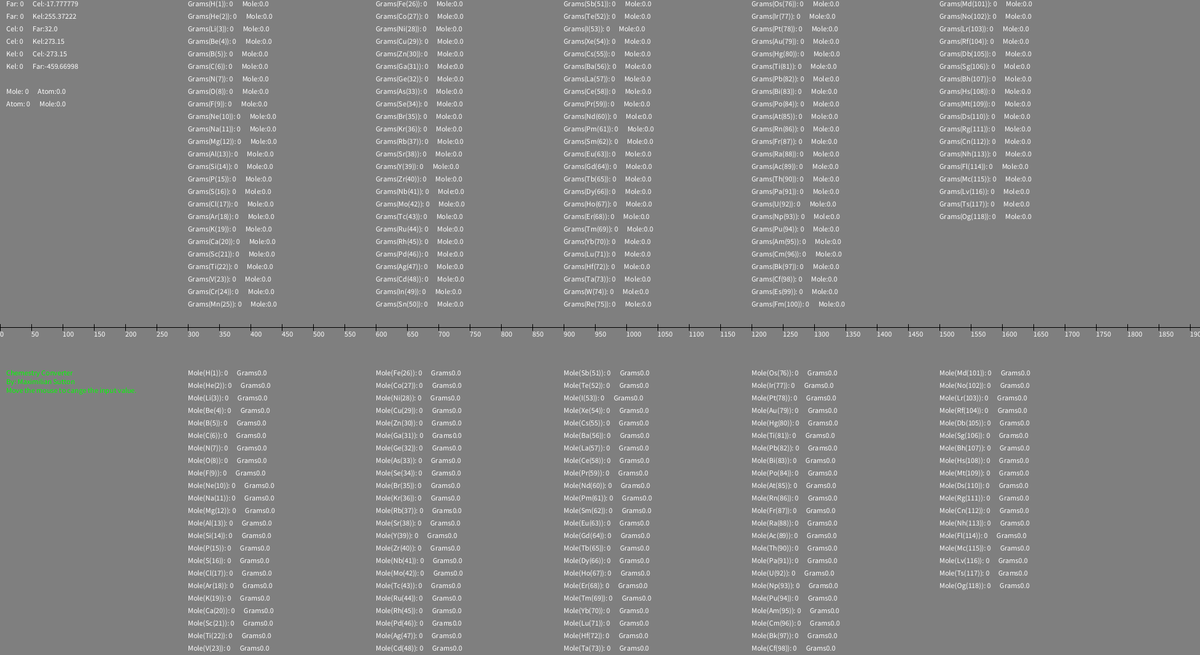
Frame 1 (no input)
Frame 60 (the mouse pressed at the canvas centre just before this capture): identical to frame 1, image omitted
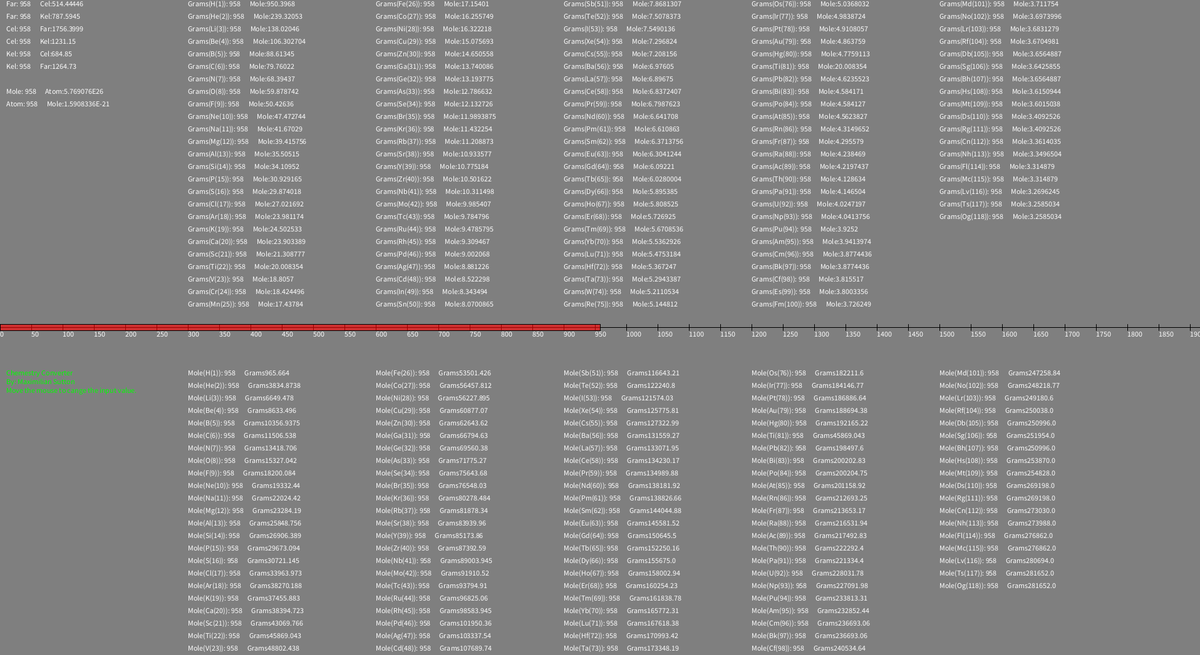
Frame 120 (the mouse held since frame 60 and released just before this capture)

The Processing sketch that drew these frames (run headless with seeded random() and noise(); from frame 60 on, the mouse is pressed at the canvas centre):

// Processing sketch: converter
// ── converter.pde
void setup() {
  size(1916, 1047);
}

void draw() {
  noCursor();
  background(127);
  drawRef();
  text("Far: " + mouseX + "      Cel:" + converter1 (mouseX), 10, 10);
  text("Far: " + mouseX + "      Kel:" + converter3 (mouseX), 10, 30);
  text("Cel: " + mouseX + "      Far:" + converter2 (mouseX), 10, 50);
  text("Cel: " + mouseX + "      Kel:" + converter4 (mouseX), 10, 70);
  text("Kel: " + mouseX + "      Cel:" + converter5 (mouseX), 10, 90);
  text("Kel: " + mouseX + "      Far:" + converter6 (mouseX), 10, 110);

  text("Mole: " + mouseX + "      Atom:" + converter7 (mouseX), 10, 150);
  text("Atom: " + mouseX + "      Mole:" + converter8 (mouseX), 10, 170);
fill(0,255,0);
text("Chemestry Converter \nBy: Maximilian Sutton \nMove the mouse to cange the input value.",10,600);
fill(255,255,255);
  text("Grams(H(1)): " + mouseX + "      Mole:" + converterHH (mouseX), 300, 10);
  text("Grams(He(2)): " + mouseX + "      Mole:" + converterHe (mouseX), 300, 30);
  text("Grams(Li(3)): " + mouseX + "      Mole:" + converterLi (mouseX), 300, 50);
  text("Grams(Be(4)): " + mouseX + "      Mole:" + converterBe (mouseX), 300, 70);
  text("Grams(B(5)): " + mouseX + "      Mole:" + converterBB (mouseX), 300, 90);
  text("Grams(C(6)): " + mouseX + "      Mole:" + converterCC (mouseX), 300, 110);
  text("Grams(N(7)): " + mouseX + "      Mole:" + converterNN (mouseX), 300, 130);
  text("Grams(O(8)): " + mouseX + "      Mole:" + converterOO (mouseX), 300, 150);
  text("Grams(F(9)): " + mouseX + "      Mole:" + converterFF (mouseX), 300, 170);
  text("Grams(Ne(10)): " + mouseX + "      Mole:" + converterNe (mouseX), 300, 190);
  text("Grams(Na(11)): " + mouseX + "      Mole:" + converterNa (mouseX), 300, 210);
  text("Grams(Mg(12)): " + mouseX + "      Mole:" + converterMg (mouseX), 300, 230);
  text("Grams(Al(13)): " + mouseX + "      Mole:" + converterAl (mouseX), 300, 250);
  text("Grams(Si(14)): " + mouseX + "      Mole:" + converterSi (mouseX), 300, 270);
  text("Grams(P(15)): " + mouseX + "      Mole:" + converterPP (mouseX), 300, 290);
  text("Grams(S(16)): " + mouseX + "      Mole:" + converterSS (mouseX), 300, 310);
  text("Grams(Cl(17)): " + mouseX + "      Mole:" + converterCl (mouseX), 300, 330);
  text("Grams(Ar(18)): " + mouseX + "      Mole:" + converterAr (mouseX), 300, 350);
  text("Grams(K(19)): " + mouseX + "      Mole:" + converterKK (mouseX), 300, 370);
  text("Grams(Ca(20)): " + mouseX + "      Mole:" + converterCa (mouseX), 300, 390);
  text("Grams(Sc(21)): " + mouseX + "      Mole:" + converterSc (mouseX), 300, 410);
  text("Grams(Ti(22)): " + mouseX + "      Mole:" + converterTi (mouseX), 300, 430);
  text("Grams(V(23)): " + mouseX + "      Mole:" + converterVV (mouseX), 300, 450);
  text("Grams(Cr(24)): " + mouseX + "      Mole:" + converterCr (mouseX), 300, 470);
  text("Grams(Mn(25)): " + mouseX + "      Mole:" + converterMn (mouseX), 300, 490);
  text("Grams(Fe(26)): " + mouseX + "      Mole:" + converterFe (mouseX), 600, 10);
  text("Grams(Co(27)): " + mouseX + "      Mole:" + converterCo (mouseX), 600, 30);
  text("Grams(Ni(28)): " + mouseX + "      Mole:" + converterNi (mouseX), 600, 50);
  text("Grams(Cu(29)): " + mouseX + "      Mole:" + converterCu (mouseX), 600, 70);
  text("Grams(Zn(30)): " + mouseX + "      Mole:" + converterZn (mouseX), 600, 90);
  text("Grams(Ga(31)): " + mouseX + "      Mole:" + converterGa (mouseX), 600, 110);
  text("Grams(Ge(32)): " + mouseX + "      Mole:" + converterGe (mouseX), 600, 130);
  text("Grams(As(33)): " + mouseX + "      Mole:" + converterAs (mouseX), 600, 150);
  text("Grams(Se(34)): " + mouseX + "      Mole:" + converterSe (mouseX), 600, 170);
  text("Grams(Br(35)): " + mouseX + "      Mole:" + converterBr (mouseX), 600, 190);
  text("Grams(Kr(36)): " + mouseX + "      Mole:" + converterKr (mouseX), 600, 210);
  text("Grams(Rb(37)): " + mouseX + "      Mole:" + converterRb (mouseX), 600, 230);
  text("Grams(Sr(38)): " + mouseX + "      Mole:" + converterSr (mouseX), 600, 250);
  text("Grams(Y(39)): " + mouseX + "      Mole:" + converterYY (mouseX), 600, 270);
  text("Grams(Zr(40)): " + mouseX + "      Mole:" + converterZr (mouseX), 600, 290);
  text("Grams(Nb(41)): " + mouseX + "      Mole:" + converterNb (mouseX), 600, 310);
  text("Grams(Mo(42)): " + mouseX + "      Mole:" + converterMo (mouseX), 600, 330);
  text("Grams(Tc(43)): " + mouseX + "      Mole:" + converterTc (mouseX), 600, 350);
  text("Grams(Ru(44)): " + mouseX + "      Mole:" + converterRu (mouseX), 600, 370);
  text("Grams(Rh(45)): " + mouseX + "      Mole:" + converterRh (mouseX), 600, 390);
  text("Grams(Pd(46)): " + mouseX + "      Mole:" + converterPd (mouseX), 600, 410);
  text("Grams(Ag(47)): " + mouseX + "      Mole:" + converterAg (mouseX), 600, 430);
  text("Grams(Cd(48)): " + mouseX + "      Mole:" + converterCd (mouseX), 600, 450);
  text("Grams(In(49)): " + mouseX + "      Mole:" + converterIn (mouseX), 600, 470);
  text("Grams(Sn(50)): " + mouseX + "      Mole:" + converterSn (mouseX), 600, 490);
  text("Grams(Sb(51)): " + mouseX + "      Mole:" + converterSb (mouseX), 900, 10);
  text("Grams(Te(52)): " + mouseX + "      Mole:" + converterTe (mouseX), 900, 30);
  text("Grams(I(53)): " + mouseX + "      Mole:" + converterII (mouseX), 900, 50);
  text("Grams(Xe(54)): " + mouseX + "      Mole:" + converterXe (mouseX), 900, 70);
  text("Grams(Cs(55)): " + mouseX + "      Mole:" + converterCs (mouseX), 900, 90);
  text("Grams(Ba(56)): " + mouseX + "      Mole:" + converterBa (mouseX), 900, 110);
  text("Grams(La(57)): " + mouseX + "      Mole:" + converterLa (mouseX), 900, 130);
  text("Grams(Ce(58)): " + mouseX + "      Mole:" + converterCe (mouseX), 900, 150);
  text("Grams(Pr(59)): " + mouseX + "      Mole:" + converterPr (mouseX), 900, 170);
  text("Grams(Nd(60)): " + mouseX + "      Mole:" + converterNd (mouseX), 900, 190);
  text("Grams(Pm(61)): " + mouseX + "      Mole:" + converterPm (mouseX), 900, 210);
  text("Grams(Sm(62)): " + mouseX + "      Mole:" + converterSm (mouseX), 900, 230);
  text("Grams(Eu(63)): " + mouseX + "      Mole:" + converterEu (mouseX), 900, 250);
  text("Grams(Gd(64)): " + mouseX + "      Mole:" + converterGd (mouseX), 900, 270);
  text("Grams(Tb(65)): " + mouseX + "      Mole:" + converterTb (mouseX), 900, 290);
  text("Grams(Dy(66)): " + mouseX + "      Mole:" + converterDy (mouseX), 900, 310);
  text("Grams(Ho(67)): " + mouseX + "      Mole:" + converterHo (mouseX), 900, 330);
  text("Grams(Er(68)): " + mouseX + "      Mole:" + converterEr (mouseX), 900, 350);
  text("Grams(Tm(69)): " + mouseX + "      Mole:" + converterTm (mouseX), 900, 370);
  text("Grams(Yb(70)): " + mouseX + "      Mole:" + converterYb (mouseX), 900, 390);
  text("Grams(Lu(71)): " + mouseX + "      Mole:" + converterLu (mouseX), 900, 410);
  text("Grams(Hf(72)): " + mouseX + "      Mole:" + converterHf (mouseX), 900, 430);
  text("Grams(Ta(73)): " + mouseX + "      Mole:" + converterTa (mouseX), 900, 450);
  text("Grams(W(74)): " + mouseX + "      Mole:" + converterWW (mouseX), 900, 470);
  text("Grams(Re(75)): " + mouseX + "      Mole:" + converterRe (mouseX), 900, 490);
  text("Grams(Os(76)): " + mouseX + "      Mole:" + converterOs (mouseX), 1200, 10);
  text("Grams(Ir(77)): " + mouseX + "      Mole:" + converterIr (mouseX), 1200, 30);
  text("Grams(Pt(78)): " + mouseX + "      Mole:" + converterPt (mouseX), 1200, 50);
  text("Grams(Au(79)): " + mouseX + "      Mole:" + converterAu (mouseX), 1200, 70);
  text("Grams(Hg(80)): " + mouseX + "      Mole:" + converterHg (mouseX), 1200, 90);
  text("Grams(Ti(81)): " + mouseX + "      Mole:" + converterTi (mouseX), 1200, 110);
  text("Grams(Pb(82)): " + mouseX + "      Mole:" + converterPb (mouseX), 1200, 130);
  text("Grams(Bi(83)): " + mouseX + "      Mole:" + converterBi (mouseX), 1200, 150);
  text("Grams(Po(84)): " + mouseX + "      Mole:" + converterPo (mouseX), 1200, 170);
  text("Grams(At(85)): " + mouseX + "      Mole:" + converterAt (mouseX), 1200, 190);
  text("Grams(Rn(86)): " + mouseX + "      Mole:" + converterRn (mouseX), 1200, 210);
  text("Grams(Fr(87)): " + mouseX + "      Mole:" + converterFr (mouseX), 1200, 230);
  text("Grams(Ra(88)): " + mouseX + "      Mole:" + converterRa (mouseX), 1200, 250);
  text("Grams(Ac(89)): " + mouseX + "      Mole:" + converterAc (mouseX), 1200, 270);
  text("Grams(Th(90)): " + mouseX + "      Mole:" + converterTh (mouseX), 1200, 290);
  text("Grams(Pa(91)): " + mouseX + "      Mole:" + converterPa (mouseX), 1200, 310);
  text("Grams(U(92)): " + mouseX + "      Mole:" + converterUU (mouseX), 1200, 330);
  text("Grams(Np(93)): " + mouseX + "      Mole:" + converterNp (mouseX), 1200, 350);
  text("Grams(Pu(94)): " + mouseX + "      Mole:" + converterPu (mouseX), 1200, 370);
  text("Grams(Am(95)): " + mouseX + "      Mole:" + converterAm (mouseX), 1200, 390);
  text("Grams(Cm(96)): " + mouseX + "      Mole:" + converterCm (mouseX), 1200, 410);
  text("Grams(Bk(97)): " + mouseX + "      Mole:" + converterBk (mouseX), 1200, 430);
  text("Grams(Cf(98)): " + mouseX + "      Mole:" + converterCf (mouseX), 1200, 450);
  text("Grams(Es(99)): " + mouseX + "      Mole:" + converterEs (mouseX), 1200, 470);
  text("Grams(Fm(100)): " + mouseX + "      Mole:" + converterFm (mouseX), 1200, 490);
  text("Grams(Md(101)): " + mouseX + "      Mole:" + converterMd (mouseX), 1500, 10);
  text("Grams(No(102)): " + mouseX + "      Mole:" + converterNo (mouseX), 1500, 30);
  text("Grams(Lr(103)): " + mouseX + "      Mole:" + converterLr (mouseX), 1500, 50);
  text("Grams(Rf(104)): " + mouseX + "      Mole:" + converterRf (mouseX), 1500, 70);
  text("Grams(Db(105)): " + mouseX + "      Mole:" + converterDb (mouseX), 1500, 90);
  text("Grams(Sg(106)): " + mouseX + "      Mole:" + converterSg (mouseX), 1500, 110);
  text("Grams(Bh(107)): " + mouseX + "      Mole:" + converterBh (mouseX), 1500, 130);
  text("Grams(Hs(108)): " + mouseX + "      Mole:" + converterHs (mouseX), 1500, 150);
  text("Grams(Mt(109)): " + mouseX + "      Mole:" + converterMt (mouseX), 1500, 170);
  text("Grams(Ds(110)): " + mouseX + "      Mole:" + converterDs (mouseX), 1500, 190);
  text("Grams(Rg(111)): " + mouseX + "      Mole:" + converterRg (mouseX), 1500, 210);
  text("Grams(Cn(112)): " + mouseX + "      Mole:" + converterCn (mouseX), 1500, 230);
  text("Grams(Nh(113)): " + mouseX + "      Mole:" + converterNh (mouseX), 1500, 250);
  text("Grams(Fl(114)): " + mouseX + "      Mole:" + converterFl (mouseX), 1500, 270);
  text("Grams(Mc(115)): " + mouseX + "      Mole:" + converterMc (mouseX), 1500, 290);
  text("Grams(Lv(116)): " + mouseX + "      Mole:" + converterLv (mouseX), 1500, 310);
  text("Grams(Ts(117)): " + mouseX + "      Mole:" + converterTs (mouseX), 1500, 330);
  text("Grams(Og(118)): " + mouseX + "      Mole:" + converterOg (mouseX), 1500, 350);

  text("Mole(H(1)): " + mouseX + "      Grams" + converterHH2 (mouseX), 300, 600);
  text("Mole(He(2)): " + mouseX + "      Grams" + converterHe2 (mouseX), 300, 620);
  text("Mole(Li(3)): " + mouseX + "      Grams" + converterLi2 (mouseX), 300, 640);
  text("Mole(Be(4)): " + mouseX + "      Grams" + converterBe2 (mouseX), 300, 660);
  text("Mole(B(5)): " + mouseX + "      Grams" + converterBB2 (mouseX), 300, 680);
  text("Mole(C(6)): " + mouseX + "      Grams" + converterCC2 (mouseX), 300, 700);
  text("Mole(N(7)): " + mouseX + "      Grams" + converterNN2 (mouseX), 300, 720);
  text("Mole(O(8)): " + mouseX + "      Grams" + converterOO2 (mouseX), 300, 740);
  text("Mole(F(9)): " + mouseX + "      Grams" + converterFF2 (mouseX), 300, 760);
  text("Mole(Ne(10)): " + mouseX + "      Grams" + converterNe2 (mouseX), 300, 780);
  text("Mole(Na(11)): " + mouseX + "      Grams" + converterNa2 (mouseX), 300, 800);
  text("Mole(Mg(12)): " + mouseX + "      Grams" + converterMg2 (mouseX), 300, 820);
  text("Mole(Al(13)): " + mouseX + "      Grams" + converterAl2 (mouseX), 300, 840);
  text("Mole(Si(14)): " + mouseX + "      Grams" + converterSi2 (mouseX), 300, 860);
  text("Mole(P(15)): " + mouseX + "      Grams" + converterPP2 (mouseX), 300, 880);
  text("Mole(S(16)): " + mouseX + "      Grams" + converterSS2 (mouseX), 300, 900);
  text("Mole(Cl(17)): " + mouseX + "      Grams" + converterCl2 (mouseX), 300, 920);
  text("Mole(Ar(18)): " + mouseX + "      Grams" + converterAr2 (mouseX), 300, 940);
  text("Mole(K(19)): " + mouseX + "      Grams" + converterKK2 (mouseX), 300, 960);
  text("Mole(Ca(20)): " + mouseX + "      Grams" + converterCa2 (mouseX), 300, 980);
  text("Mole(Sc(21)): " + mouseX + "      Grams" + converterSc2 (mouseX), 300, 1000);
  text("Mole(Ti(22)): " + mouseX + "      Grams" + converterTi2 (mouseX), 300, 1020);
  text("Mole(V(23)): " + mouseX + "      Grams" + converterVV2 (mouseX), 300, 1040);
  text("Mole(Cr(24)): " + mouseX + "      Grams" + converterCr2 (mouseX), 300, 1060);
  text("Mole(Mn(25)): " + mouseX + "      Grams" + converterMn2 (mouseX), 300, 1080);
  text("Mole(Fe(26)): " + mouseX + "      Grams" + converterFe2 (mouseX), 600, 600);
  text("Mole(Co(27)): " + mouseX + "      Grams" + converterCo2 (mouseX), 600, 620);
  text("Mole(Ni(28)): " + mouseX + "      Grams" + converterNi2 (mouseX), 600, 640);
  text("Mole(Cu(29)): " + mouseX + "      Grams" + converterCu2 (mouseX), 600, 660);
  text("Mole(Zn(30)): " + mouseX + "      Grams" + converterZn2 (mouseX), 600, 680);
  text("Mole(Ga(31)): " + mouseX + "      Grams" + converterGa2 (mouseX), 600, 700);
  text("Mole(Ge(32)): " + mouseX + "      Grams" + converterGe2 (mouseX), 600, 720);
  text("Mole(As(33)): " + mouseX + "      Grams" + converterAs2 (mouseX), 600, 740);
  text("Mole(Se(34)): " + mouseX + "      Grams" + converterSe2 (mouseX), 600, 760);
  text("Mole(Br(35)): " + mouseX + "      Grams" + converterBr2 (mouseX), 600, 780);
  text("Mole(Kr(36)): " + mouseX + "      Grams" + converterKr2 (mouseX), 600, 800);
  text("Mole(Rb(37)): " + mouseX + "      Grams" + converterRb2 (mouseX), 600, 820);
  text("Mole(Sr(38)): " + mouseX + "      Grams" + converterSr2 (mouseX), 600, 840);
  text("Mole(Y(39)): " + mouseX + "      Grams" + converterYY2 (mouseX), 600, 860);
  text("Mole(Zr(40)): " + mouseX + "      Grams" + converterZr2 (mouseX), 600, 880);
  text("Mole(Nb(41)): " + mouseX + "      Grams" + converterNb2 (mouseX), 600, 900);
  text("Mole(Mo(42)): " + mouseX + "      Grams" + converterMo2 (mouseX), 600, 920);
  text("Mole(Tc(43)): " + mouseX + "      Grams" + converterTc2 (mouseX), 600, 940);
  text("Mole(Ru(44)): " + mouseX + "      Grams" + converterRu2 (mouseX), 600, 960);
  text("Mole(Rh(45)): " + mouseX + "      Grams" + converterRh2 (mouseX), 600, 980);
  text("Mole(Pd(46)): " + mouseX + "      Grams" + converterPd2 (mouseX), 600, 1000);
  text("Mole(Ag(47)): " + mouseX + "      Grams" + converterAg2 (mouseX), 600, 1020);
  text("Mole(Cd(48)): " + mouseX + "      Grams" + converterCd2 (mouseX), 600, 1040);
  text("Mole(In(49)): " + mouseX + "      Grams" + converterIn2 (mouseX), 600, 1060);
  text("Mole(Sn(50)): " + mouseX + "      Grams" + converterSn2 (mouseX), 600, 1080);
  text("Mole(Sb(51)): " + mouseX + "      Grams" + converterSb2 (mouseX), 900, 600);
  text("Mole(Te(52)): " + mouseX + "      Grams" + converterTe2 (mouseX), 900, 620);
  text("Mole(I(53)): " + mouseX + "      Grams" + converterII2 (mouseX), 900, 640);
  text("Mole(Xe(54)): " + mouseX + "      Grams" + converterXe2 (mouseX), 900, 660);
  text("Mole(Cs(55)): " + mouseX + "      Grams" + converterCs2 (mouseX), 900, 680);
  text("Mole(Ba(56)): " + mouseX + "      Grams" + converterBa2 (mouseX), 900, 700);
  text("Mole(La(57)): " + mouseX + "      Grams" + converterLa2 (mouseX), 900, 720);
  text("Mole(Ce(58)): " + mouseX + "      Grams" + converterCe2 (mouseX), 900, 740);
  text("Mole(Pr(59)): " + mouseX + "      Grams" + converterPr2 (mouseX), 900, 760);
  text("Mole(Nd(60)): " + mouseX + "      Grams" + converterNd2 (mouseX), 900, 780);
  text("Mole(Pm(61)): " + mouseX + "      Grams" + converterPm2 (mouseX), 900, 800);
  text("Mole(Sm(62)): " + mouseX + "      Grams" + converterSm2 (mouseX), 900, 820);
  text("Mole(Eu(63)): " + mouseX + "      Grams" + converterEu2 (mouseX), 900, 840);
  text("Mole(Gd(64)): " + mouseX + "      Grams" + converterGd2 (mouseX), 900, 860);
  text("Mole(Tb(65)): " + mouseX + "      Grams" + converterTb2 (mouseX), 900, 880);
  text("Mole(Dy(66)): " + mouseX + "      Grams" + converterDy2 (mouseX), 900, 900);
  text("Mole(Ho(67)): " + mouseX + "      Grams" + converterHo2 (mouseX), 900, 920);
  text("Mole(Er(68)): " + mouseX + "      Grams" + converterEr2 (mouseX), 900, 940);
  text("Mole(Tm(69)): " + mouseX + "      Grams" + converterTm2 (mouseX), 900, 960);
  text("Mole(Yb(70)): " + mouseX + "      Grams" + converterYb2 (mouseX), 900, 980);
  text("Mole(Lu(71)): " + mouseX + "      Grams" + converterLu2 (mouseX), 900, 1000);
  text("Mole(Hf(72)): " + mouseX + "      Grams" + converterHf2 (mouseX), 900, 1020);
  text("Mole(Ta(73)): " + mouseX + "      Grams" + converterTa2 (mouseX), 900, 1040);
  text("Mole(W(74)): " + mouseX + "      Grams" + converterWW2 (mouseX), 900, 1060);
  text("Mole(Re(75)): " + mouseX + "      Grams" + converterRe2 (mouseX), 900, 1080);
  text("Mole(Os(76)): " + mouseX + "      Grams" + converterOs2 (mouseX), 1200, 600);
  text("Mole(Ir(77)): " + mouseX + "      Grams" + converterIr2 (mouseX), 1200, 620);
  text("Mole(Pt(78)): " + mouseX + "      Grams" + converterPt2 (mouseX), 1200, 640);
  text("Mole(Au(79)): " + mouseX + "      Grams" + converterAu2 (mouseX), 1200, 660);
  text("Mole(Hg(80)): " + mouseX + "      Grams" + converterHg2 (mouseX), 1200, 680);
  text("Mole(Ti(81)): " + mouseX + "      Grams" + converterTi2 (mouseX), 1200, 700);
  text("Mole(Pb(82)): " + mouseX + "      Grams" + converterPb2 (mouseX), 1200, 720);
  text("Mole(Bi(83)): " + mouseX + "      Grams" + converterBi2 (mouseX), 1200, 740);
  text("Mole(Po(84)): " + mouseX + "      Grams" + converterPo2 (mouseX), 1200, 760);
  text("Mole(At(85)): " + mouseX + "      Grams" + converterAt2 (mouseX), 1200, 780);
  text("Mole(Rn(86)): " + mouseX + "      Grams" + converterRn2 (mouseX), 1200, 800);
  text("Mole(Fr(87)): " + mouseX + "      Grams" + converterFr2 (mouseX), 1200, 820);
  text("Mole(Ra(88)): " + mouseX + "      Grams" + converterRa2 (mouseX), 1200, 840);
  text("Mole(Ac(89)): " + mouseX + "      Grams" + converterAc2 (mouseX), 1200, 860);
  text("Mole(Th(90)): " + mouseX + "      Grams" + converterTh2 (mouseX), 1200, 880);
  text("Mole(Pa(91)): " + mouseX + "      Grams" + converterPa2 (mouseX), 1200, 900);
  text("Mole(U(92)): " + mouseX + "      Grams" + converterUU2 (mouseX), 1200, 920);
  text("Mole(Np(93)): " + mouseX + "      Grams" + converterNp2 (mouseX), 1200, 940);
  text("Mole(Pu(94)): " + mouseX + "      Grams" + converterPu2 (mouseX), 1200, 960);
  text("Mole(Am(95)): " + mouseX + "      Grams" + converterAm2 (mouseX), 1200, 980);
  text("Mole(Cm(96)): " + mouseX + "      Grams" + converterCm2 (mouseX), 1200, 1000);
  text("Mole(Bk(97)): " + mouseX + "      Grams" + converterBk2 (mouseX), 1200, 1020);
  text("Mole(Cf(98)): " + mouseX + "      Grams" + converterCf2 (mouseX), 1200, 1040);
  text("Mole(Es(99)): " + mouseX + "      Grams" + converterEs2 (mouseX), 1200, 1060);
  text("Mole(Fm(100)): " + mouseX + "      Grams" + converterFm2 (mouseX), 1200, 1080);
  text("Mole(Md(101)): " + mouseX + "      Grams" + converterMd2 (mouseX), 1500, 600);
  text("Mole(No(102)): " + mouseX + "      Grams" + converterNo2 (mouseX), 1500, 620);
  text("Mole(Lr(103)): " + mouseX + "      Grams" + converterLr2 (mouseX), 1500, 640);
  text("Mole(Rf(104)): " + mouseX + "      Grams" + converterRf2 (mouseX), 1500, 660);
  text("Mole(Db(105)): " + mouseX + "      Grams" + converterDb2 (mouseX), 1500, 680);
  text("Mole(Sg(106)): " + mouseX + "      Grams" + converterSg2 (mouseX), 1500, 700);
  text("Mole(Bh(107)): " + mouseX + "      Grams" + converterBh2 (mouseX), 1500, 720);
  text("Mole(Hs(108)): " + mouseX + "      Grams" + converterHs2 (mouseX), 1500, 740);
  text("Mole(Mt(109)): " + mouseX + "      Grams" + converterMt2 (mouseX), 1500, 760);
  text("Mole(Ds(110)): " + mouseX + "      Grams" + converterDs2 (mouseX), 1500, 780);
  text("Mole(Rg(111)): " + mouseX + "      Grams" + converterRg2 (mouseX), 1500, 800);
  text("Mole(Cn(112)): " + mouseX + "      Grams" + converterCn2 (mouseX), 1500, 820);
  text("Mole(Nh(113)): " + mouseX + "      Grams" + converterNh2 (mouseX), 1500, 840);
  text("Mole(Fl(114)): " + mouseX + "      Grams" + converterFl2 (mouseX), 1500, 860);
  text("Mole(Mc(115)): " + mouseX + "      Grams" + converterMc2 (mouseX), 1500, 880);
  text("Mole(Lv(116)): " + mouseX + "      Grams" + converterLv2 (mouseX), 1500, 900);
  text("Mole(Ts(117)): " + mouseX + "      Grams" + converterTs2 (mouseX), 1500, 920);
  text("Mole(Og(118)): " + mouseX + "      Grams" + converterOg2 (mouseX), 1500, 940);

  //text("Meter: " + mouseX + "      Light-year:" + converterA (mouseX), 10, 130);
  //text("Meter: " + mouseX + "      Kilometer:" + converterB (mouseX), 10, 270);
  //text("Meter: " + mouseX + "      Centimeter:" + converterC(mouseX), 10, 290);
  //text("Meter: " + mouseX + "      Millimeter:" + converterD (mouseX), 10, 310);
  //text("Meter: " + mouseX + "      Micrometer:" + converterE (mouseX), 10, 330);
  //text("Meter: " + mouseX + "      NanoMeter:" + converterF (mouseX), 10, 350);
  //text("Meter: " + mouseX + "      Mile:" + converterG (mouseX), 10, 370);
  //text("Meter: " + mouseX + "      Yard:" + converterH(mouseX), 10, 390);
  //text("Meter: " + mouseX + "     Foot:" + converterI (mouseX), 10, 410);
  //text("Meter: " + mouseX + "     Inch:" + converterJ (mouseX), 10, 430);
  //text("Meter: " + mouseX + "      Nautical Mile:" + converterK (mouseX), 10, 450);

  //text("Light-year: " + mouseX + "      Kilometer:" + converter18 (mouseX), 10, 350);
  //text("Light-year: " + mouseX + "      Meter:" + converter19 (mouseX), 10, 370);
  //text("Light-year: " + mouseX + "      Centimeter:" + converter20 (mouseX), 10, 390);
  //text("Light-year: " + mouseX + "      Millimeter:" + converter21 (mouseX), 10, 410);
  //text("Light-year: " + mouseX + "      Micrometer:" + converter22 (mouseX), 10, 420);
  //text("Light-year: " + mouseX + "      NanoMeter:" + converter23 (mouseX), 10, 450);
  //text("Light-year: " + mouseX + "      Mile:" + converter24 (mouseX), 10, 470);
  //text("Light-year: " + mouseX + "      Yard:" + converter25 (mouseX), 10, 490);
  //text("Light-year: " + mouseX + "     Foot:" + converter26 (mouseX), 10, 510);
  //text("Light-year: " + mouseX + "     Inch:" + converter27 (mouseX), 10, 530);
  //text("Light-year: " + mouseX + "      Nautical Mile:" + converter28 (mouseX), 10, 550);
}


void drawRef() {
  line(0, 1047/2, width, 1047/2);
  for (int i=0; i<width; i+=50) {
    line(i, (1047/2)+5, i, (1047/2)-5);
    text(i, i, (1047/2+15));
  }
  fill(255, 0, 0, 157);
  rect(0, (1047/2)-5, mouseX, 10);
  fill(255);
}

//Far-Cal
float converter1(float val) {
  // formula for temp conver
  val = (val*(5.0/9.0))- (32*(5.0/9.0));
  return val;
}

//Cal-Far
float converter2(float val) {
  // formula for temp conver
  val = (val*(9.0/5.0))+32;
  return val;
}

//Far-Kel
float converter3(float val) {
  // formula for temp conver
  val = (val*(5.0/9.0))- (32*(5.0/9.0)) + 273.15;
  return val;
}

//Cel-Kel
float converter4(float val) {
  // formula for temp conver
  val = val + 273.15;
  return val;
}

//Kel-Cel
float converter5(float val) {
  // formula for temp conver
  val = val - 273.15;
  return val;
}

//Kel-Fer
float converter6(float val) {
  // formula for temp conver
  val = (val-273.15)*(9.0/5.0)+32;
  return val;
}

//mole-Atom
float converter7(float val) {
  val = val * 6.022E23;
  return val;
}

//Atom-Mole
float converter8(float val) {
  val = val / 6.022E23;
  return val;
}




float converterHH(float val) {
  val = val / 1.008;
  return val;
}

float converterHe(float val) {
  val = val / 4.003;
  return val;
}

float converterLi(float val) {
  val = val / 6.941;
  return val;
}

float converterBe(float val) {
  val = val / 9.012;
  return val;
}

float converterBB(float val) {
  val = val / 10.811;
  return val;
}

float converterCC(float val) {
  val = val / 12.011;
  return val;
}

float converterNN(float val) {
  val = val / 14.007;
  return val;
}

float converterOO(float val) {
  val = val / 15.999;
  return val;
}

float converterFF(float val) {
  val = val / 18.998;
  return val;
}

float converterNe(float val) {
  val = val / 20.180;
  return val;
}

float converterNa(float val) {
  val = val / 22.990;
  return val;
}

float converterMg(float val) {
  val = val / 24.305;
  return val;
}

float converterAl(float val) {
  val = val / 26.982;
  return val;
}

float converterSi(float val) {
  val = val / 28.086;
  return val;
}

float converterPP(float val) {
  val = val / 30.974;
  return val;
}

float converterSS(float val) {
  val = val / 32.068;
  return val;
}

float converterCl(float val) {
  val = val / 35.453;
  return val;
}

float converterAr(float val) {
  val = val / 39.948;
  return val;
}

float converterKK(float val) {
  val = val / 39.098;
  return val;
}

float converterCa(float val) {
  val = val / 40.078;
  return val;
}

float converterSc(float val) {
  val = val / 44.958;
  return val;
}

float converterTi(float val) {
  val = val / 47.88;
  return val;
}

float converterVV(float val) {
  val = val / 50.942;
  return val;
}

float converterCr(float val) {
  val = val / 51.996;
  return val;
}

float converterMn(float val) {
  val = val / 54.938;
  return val;
}

float converterFe(float val) {
  val = val / 55.847;
  return val;
}

float converterCo(float val) {
  val = val / 58.933;
  return val;
}

float converterNi(float val) {
  val = val / 58.693;
  return val;
}

float converterCu(float val) {
  val = val / 63.546;
  return val;
}

float converterZn(float val) {
  val = val / 65.39;
  return val;
}

float converterGa(float val) {
  val = val / 69.723;
  return val;
}

float converterGe(float val) {
  val = val / 72.61;
  return val;
}

float converterAs(float val) {
  val = val / 74.922;
  return val;
}

float converterSe(float val) {
  val = val / 78.96;
  return val;
}

float converterBr(float val) {
  val = val / 79.904;
  return val;
}

float converterKr(float val) {
  val = val / 83.798;
  return val;
}

float converterRb(float val) {
  val = val / 85.468;
  return val;
}

float converterSr(float val) {
  val = val / 87.62;
  return val;
}

float converterYY(float val) {
  val = val / 88.908;
  return val;
}

float converterZr(float val) {
  val = val / 91.224;
  return val;
}

float converterNb(float val) {
  val = val / 92.906;
  return val;
}

float converterMo(float val) {
  val = val / 95.94;
  return val;
}

float converterTc(float val) {
  val = val / 97.907;
  return val;
}

float converterRu(float val) {
  val = val / 101.07;
  return val;
}

float converterRh(float val) {
  val = val / 102.906;
  return val;
}

float converterPd(float val) {
  val = val / 106.42;
  return val;
}

float converterAg(float val) {
  val = val / 107.868;
  return val;
}

float converterCd(float val) {
  val = val / 112.411;
  return val;
}

float converterIn(float val) {
  val = val / 114.82;
  return val;
}

float converterSn(float val) {
  val = val / 118.710;
  return val;
}

float converterSb(float val) {
  val = val / 121.757;
  return val;
}

float converterTe(float val) {
  val = val / 127.60;
  return val;
}

float converterII(float val) {
  val = val / 126.904;
  return val;
}

float converterXe(float val) {
  val = val / 131.290;
  return val;
}

float converterCs(float val) {
  val = val / 132.905;
  return val;
}

float converterBa(float val) {
  val = val / 137.327;
  return val;
}

float converterLa(float val) {
  val = val / 138.906;
  return val;
}

float converterCe(float val) {
  val = val / 140.115;
  return val;
}

float converterPr(float val) {
  val = val / 140.908;
  return val;
}

float converterNd(float val) {
  val = val / 144.24;
  return val;
}

float converterPm(float val) {
  val = val / 144.913;
  return val;
}

float converterSm(float val) {
  val = val / 150.36;
  return val;
}

float converterEu(float val) {
  val = val / 151.964;
  return val;
}

float converterGd(float val) {
  val = val / 157.25;
  return val;
}

float converterTb(float val) {
  val = val / 158.925;
  return val;
}

float converterDy(float val) {
  val = val / 162.50;
  return val;
}

float converterHo(float val) {
  val = val / 164.930;
  return val;
}

float converterEr(float val) {
  val = val / 167.28;
  return val;
}

float converterTm(float val) {
  val = val / 168.934;
  return val;
}

float converterYb(float val) {
  val = val / 173.04;
  return val;
}

float converterLu(float val) {
  val = val / 174.967;
  return val;
}

float converterHf(float val) {
  val = val / 178.49;
  return val;
}

float converterTa(float val) {
  val = val / 180.948;
  return val;
}

float converterWW(float val) {
  val = val / 183.84;
  return val;
}

float converterRe(float val) {
  val = val / 186.207;
  return val;
}

float converterOs(float val) {
  val = val / 190.2;
  return val;
}

float converterIr(float val) {
  val = val / 192.22;
  return val;
}

float converterPt(float val) {
  val = val / 195.08;
  return val;
}

float converterAu(float val) {
  val = val / 196.967;
  return val;
}

float converterHg(float val) {
  val = val / 200.59;
  return val;
}

float converterTl(float val) {
  val = val / 204.383;
  return val;
}

float converterPb(float val) {
  val = val / 207.2;
  return val;
}

float converterBi(float val) {
  val = val / 208.980;
  return val;
}

float converterPo(float val) {
  val = val / 208.982;
  return val;
}

float converterAt(float val) {
  val = val / 209.978;
  return val;
}

float converterRn(float val) {
  val = val / 222.018;
  return val;
}

float converterFr(float val) {
  val = val / 223.020;
  return val;
}

float converterRa(float val) {
  val = val / 226.025;
  return val;
}

float converterAc(float val) {
  val = val / 227.028;
  return val;
}

float converterTh(float val) {
  val = val / 232.038;
  return val;
}

float converterPa(float val) {
  val = val / 231.038;
  return val;
}

float converterUU(float val) {
  val = val / 238.029;
  return val;
}

float converterNp(float val) {
  val = val / 237.048;
  return val;
}

float converterPu(float val) {
  val = val / 244.064;
  return val;
}

float converterAm(float val) {
  val = val / 243.061;
  return val;
}

float converterCm(float val) {
  val = val / 247.070;
  return val;
}

float converterBk(float val) {
  val = val / 247.070;
  return val;
}

float converterCf(float val) {
  val = val / 251.080;
  return val;
}

float converterEs(float val) {
  val = val / 252.083;
  return val;
}

float converterFm(float val) {
  val = val / 257.095;
  return val;
}

float converterMd(float val) {
  val = val / 258.099;
  return val;
}

float converterNo(float val) {
  val = val / 259.101;
  return val;
}

float converterLr(float val) {
  val = val / 260.105;
  return val;
}

float converterRf(float val) {
  val = val / 261;
  return val;
}

float converterDb(float val) {
  val = val / 262;
  return val;
}

float converterSg(float val) {
  val = val / 263;
  return val;
}

float converterBh(float val) {
  val = val / 262;
  return val;
}

float converterHs(float val) {
  val = val / 265;
  return val;
}

float converterMt(float val) {
  val = val / 266;
  return val;
}

float converterDs(float val) {
  val = val / 281;
  return val;
}

float converterRg(float val) {
  val = val / 281;
  return val;
}

float converterCn(float val) {
  val = val / 285;
  return val;
}

float converterNh(float val) {
  val = val / 286;
  return val;
}

float converterFl(float val) {
  val = val / 289;
  return val;
}

float converterMc(float val) {
  val = val / 289;
  return val;
}

float converterLv(float val) {
  val = val / 293;
  return val;
}

float converterTs(float val) {
  val = val / 294;
  return val;
}

float converterOg(float val) {
  val = val / 294;
  return val;
}


float converterHH2(float val) {
  val = val * 1.008;
  return val;
}

float converterHe2(float val) {
  val = val * 4.003;
  return val;
}

float converterLi2(float val) {
  val = val * 6.941;
  return val;
}

float converterBe2(float val) {
  val = val * 9.012;
  return val;
}

float converterBB2(float val) {
  val = val * 10.811;
  return val;
}

float converterCC2(float val) {
  val = val * 12.011;
  return val;
}

float converterNN2(float val) {
  val = val * 14.007;
  return val;
}

float converterOO2(float val) {
  val = val * 15.999;
  return val;
}

float converterFF2(float val) {
  val = val * 18.998;
  return val;
}

float converterNe2(float val) {
  val = val * 20.180;
  return val;
}

float converterNa2(float val) {
  val = val * 22.990;
  return val;
}

float converterMg2(float val) {
  val = val * 24.305;
  return val;
}

float converterAl2(float val) {
  val = val * 26.982;
  return val;
}

float converterSi2(float val) {
  val = val * 28.086;
  return val;
}

float converterPP2(float val) {
  val = val * 30.974;
  return val;
}

float converterSS2(float val) {
  val = val * 32.068;
  return val;
}

float converterCl2(float val) {
  val = val * 35.453;
  return val;
}

float converterAr2(float val) {
  val = val * 39.948;
  return val;
}

float converterKK2(float val) {
  val = val * 39.098;
  return val;
}

float converterCa2(float val) {
  val = val * 40.078;
  return val;
}

float converterSc2(float val) {
  val = val * 44.958;
  return val;
}

float converterTi2(float val) {
  val = val * 47.88;
  return val;
}

float converterVV2(float val) {
  val = val * 50.942;
  return val;
}

float converterCr2(float val) {
  val = val * 51.996;
  return val;
}

float converterMn2(float val) {
  val = val * 54.938;
  return val;
}

float converterFe2(float val) {
  val = val * 55.847;
  return val;
}

float converterCo2(float val) {
  val = val * 58.933;
  return val;
}

float converterNi2(float val) {
  val = val * 58.693;
  return val;
}

float converterCu2(float val) {
  val = val * 63.546;
  return val;
}

float converterZn2(float val) {
  val = val * 65.39;
  return val;
}

float converterGa2(float val) {
  val = val * 69.723;
  return val;
}

float converterGe2(float val) {
  val = val * 72.61;
  return val;
}

float converterAs2(float val) {
  val = val * 74.922;
  return val;
}

float converterSe2(float val) {
  val = val * 78.96;
  return val;
}

float converterBr2(float val) {
  val = val * 79.904;
  return val;
}

float converterKr2(float val) {
  val = val * 83.798;
  return val;
}

float converterRb2(float val) {
  val = val * 85.468;
  return val;
}

float converterSr2(float val) {
  val = val * 87.62;
  return val;
}

float converterYY2(float val) {
  val = val * 88.908;
  return val;
}

float converterZr2(float val) {
  val = val * 91.224;
  return val;
}

float converterNb2(float val) {
  val = val * 92.906;
  return val;
}

float converterMo2(float val) {
  val = val * 95.94;
  return val;
}

float converterTc2(float val) {
  val = val * 97.907;
  return val;
}

float converterRu2(float val) {
  val = val * 101.07;
  return val;
}

float converterRh2(float val) {
  val = val * 102.906;
  return val;
}

float converterPd2(float val) {
  val = val * 106.42;
  return val;
}

float converterAg2(float val) {
  val = val * 107.868;
  return val;
}

float converterCd2(float val) {
  val = val * 112.411;
  return val;
}

float converterIn2(float val) {
  val = val * 114.82;
  return val;
}

float converterSn2(float val) {
  val = val * 118.710;
  return val;
}

float converterSb2(float val) {
  val = val * 121.757;
  return val;
}

float converterTe2(float val) {
  val = val * 127.60;
  return val;
}

float converterII2(float val) {
  val = val * 126.904;
  return val;
}

float converterXe2(float val) {
  val = val * 131.290;
  return val;
}

float converterCs2(float val) {
  val = val * 132.905;
  return val;
}

float converterBa2(float val) {
  val = val * 137.327;
  return val;
}

float converterLa2(float val) {
  val = val * 138.906;
  return val;
}

float converterCe2(float val) {
  val = val * 140.115;
  return val;
}

float converterPr2(float val) {
  val = val * 140.908;
  return val;
}

float converterNd2(float val) {
  val = val * 144.24;
  return val;
}

float converterPm2(float val) {
  val = val * 144.913;
  return val;
}

float converterSm2(float val) {
  val = val * 150.36;
  return val;
}

float converterEu2(float val) {
  val = val * 151.964;
  return val;
}

float converterGd2(float val) {
  val = val * 157.25;
  return val;
}

float converterTb2(float val) {
  val = val * 158.925;
  return val;
}

float converterDy2(float val) {
  val = val * 162.50;
  return val;
}

float converterHo2(float val) {
  val = val * 164.930;
  return val;
}

float converterEr2(float val) {
  val = val * 167.28;
  return val;
}

float converterTm2(float val) {
  val = val * 168.934;
  return val;
}

float converterYb2(float val) {
  val = val * 173.04;
  return val;
}

float converterLu2(float val) {
  val = val * 174.967;
  return val;
}

float converterHf2(float val) {
  val = val * 178.49;
  return val;
}

float converterTa2(float val) {
  val = val * 180.948;
  return val;
}

float converterWW2(float val) {
  val = val * 183.84;
  return val;
}

float converterRe2(float val) {
  val = val * 186.207;
  return val;
}

float converterOs2(float val) {
  val = val * 190.2;
  return val;
}

float converterIr2(float val) {
  val = val * 192.22;
  return val;
}

float converterPt2(float val) {
  val = val * 195.08;
  return val;
}

float converterAu2(float val) {
  val = val * 196.967;
  return val;
}

float converterHg2(float val) {
  val = val * 200.59;
  return val;
}

float converterTl2(float val) {
  val = val * 204.383;
  return val;
}

float converterPb2(float val) {
  val = val * 207.2;
  return val;
}

float converterBi2(float val) {
  val = val * 208.980;
  return val;
}

float converterPo2(float val) {
  val = val * 208.982;
  return val;
}

float converterAt2(float val) {
  val = val * 209.978;
  return val;
}

float converterRn2(float val) {
  val = val * 222.018;
  return val;
}

float converterFr2(float val) {
  val = val * 223.020;
  return val;
}

float converterRa2(float val) {
  val = val * 226.025;
  return val;
}

float converterAc2(float val) {
  val = val * 227.028;
  return val;
}

float converterTh2(float val) {
  val = val * 232.038;
  return val;
}

float converterPa2(float val) {
  val = val * 231.038;
  return val;
}

float converterUU2(float val) {
  val = val * 238.029;
  return val;
}

float converterNp2(float val) {
  val = val * 237.048;
  return val;
}

float converterPu2(float val) {
  val = val * 244.064;
  return val;
}

float converterAm2(float val) {
  val = val * 243.061;
  return val;
}

float converterCm2(float val) {
  val = val * 247.070;
  return val;
}

float converterBk2(float val) {
  val = val * 247.070;
  return val;
}

float converterCf2(float val) {
  val = val * 251.080;
  return val;
}

float converterEs2(float val) {
  val = val * 252.083;
  return val;
}

float converterFm2(float val) {
  val = val * 257.095;
  return val;
}

float converterMd2(float val) {
  val = val * 258.099;
  return val;
}

float converterNo2(float val) {
  val = val * 259.101;
  return val;
}

float converterLr2(float val) {
  val = val * 260.105;
  return val;
}

float converterRf2(float val) {
  val = val * 261;
  return val;
}

float converterDb2(float val) {
  val = val * 262;
  return val;
}

float converterSg2(float val) {
  val = val * 263;
  return val;
}

float converterBh2(float val) {
  val = val * 262;
  return val;
}

float converterHs2(float val) {
  val = val * 265;
  return val;
}

float converterMt2(float val) {
  val = val * 266;
  return val;
}

float converterDs2(float val) {
  val = val * 281;
  return val;
}

float converterRg2(float val) {
  val = val * 281;
  return val;
}

float converterCn2(float val) {
  val = val * 285;
  return val;
}

float converterNh2(float val) {
  val = val * 286;
  return val;
}

float converterFl2(float val) {
  val = val * 289;
  return val;
}

float converterMc2(float val) {
  val = val * 289;
  return val;
}

float converterLv2(float val) {
  val = val * 293;
  return val;
}

float converterTs2(float val) {
  val = val * 294;
  return val;
}

float converterOg2(float val) {
  val = val * 294;
  return val;
}

//Met-Light
float converterA(float val) {
  val = (val/9.461E+15);
  return val;
}

//Met-KiloMet
float converterB(float val) {
  val = (val/1000);
  return val;
}

//Met-CentiMet
float converterC(float val) {
  val = (val*100);
  return val;
}

//Met-MilliMet
float converterD(float val) {
  val = (val*1000);
  return val;
}

//microMet
float converterE(float val) {
  val = (val*1000000);
  return val;
}

//Met-NanoMet
float converterF(float val) {
  val = (val*1000000000);
  return val;
}

//Met-Mile
float converterG(float val) {
  val = (val/1609.344);
  return val;
}

//Met-Yard
float converterH(float val) {
  val = (val*1.094);
  return val;
}

//Met-foot
float converter21(float val) {
  val = (val*3.281);
  return val;
}

//Met-Inch
float converterI(float val) {
  val = (val*39.37);
  return val;
}

//Met-NauMile
float converterJ(float val) {
  val = (val/1852);
  return val;
}

//
float converterK(float val) {
  val = (val/1852);
  return val;
}
